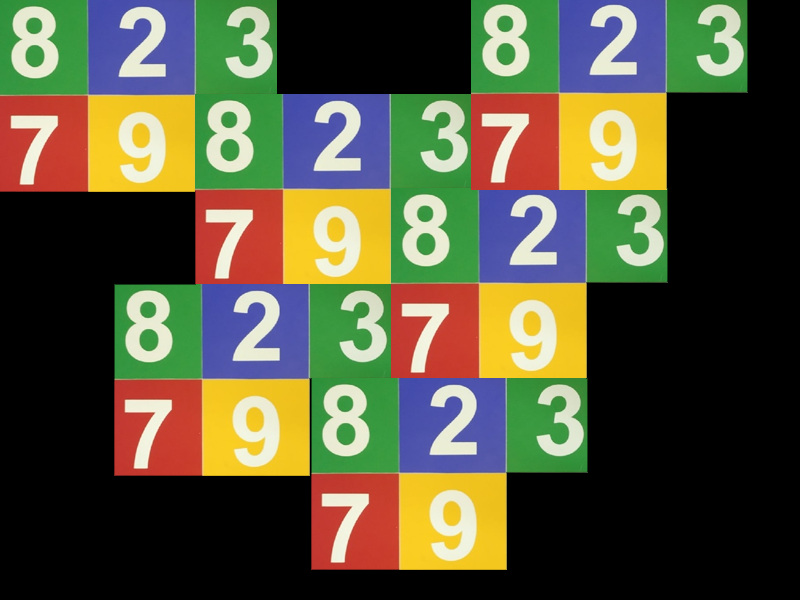
#> input picture train.png, 800 x 600 px
$ jupyter execute --allow-errors numbers.ipynb
#> lines starting #> are read from the running program, lines starting #| are printed output that depends on the picture; after the words box and inside, x2 and y2 are one past the last pixel; in counts of white or black regions, pixels touching at a corner belong together
[cell 1]
import sys

import numpy as np
import cv2

im = cv2.imread('train.png')
#> im is the input picture: shape (600, 800, 3); mean B, G, R 59.6, 84.5, 86.3
im3 = im.copy()
thresh = cv2.inRange(im3, (0, 0, 0), (183, 255, 255))
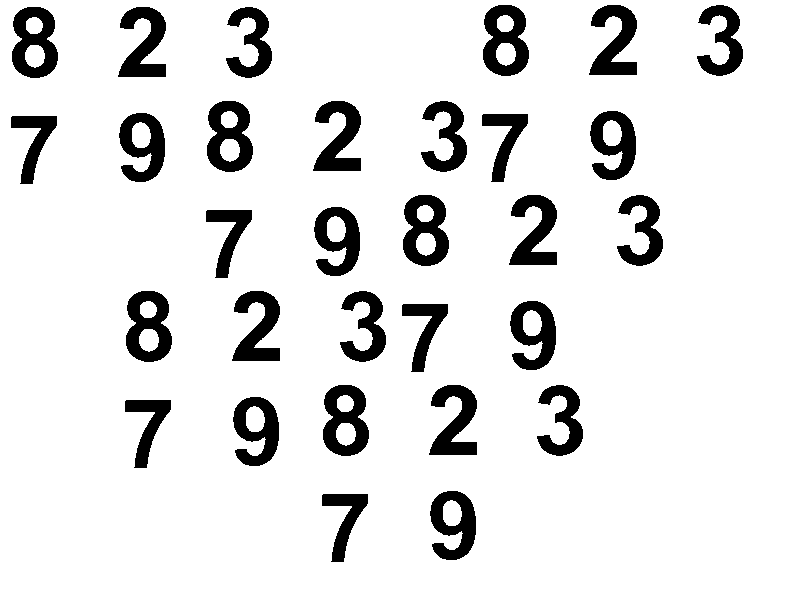
#> thresh: shape (600, 800); 89.2% white; 30 black regions

'''
gray = cv2.cvtColor(im,cv2.COLOR_BGR2GRAY)
blur = cv2.GaussianBlur(gray,(5,5),0)
thresh = cv2.adaptiveThreshold(blur,255,1,1,11,2)
'''
#################      Now finding Contours         ###################

contours,hierarchy = cv2.findContours(thresh,cv2.RETR_LIST,cv2.CHAIN_APPROX_SIMPLE)
#> contours = 49 contours; largest, box (x1, y1, x2, y2) and area: (0, 0, 800, 600) 478601, (322, 384, 370, 457) 2719, (125, 290, 173, 363) 2719, (402, 194, 450, 267) 2719, (206, 100, 254, 173) 2719

samples =  np.empty((0,100))
responses = []
keys = [i for i in range(48,58)]

for cnt in contours:
    if cv2.waitKey(1) == 27:
        break

    if cv2.contourArea(cnt)>500 and cv2.contourArea(cnt)<3000:
        [x,y,w,h] = cv2.boundingRect(cnt)

        if  h>20:
            cv2.rectangle(im,(x,y),(x+w,y+h),(0,0,255),2)
            roi = thresh[y:y+h,x:x+w]
            roismall = cv2.resize(roi,(10,10))
            cv2.imshow('norm',im)
            key = cv2.waitKey(0)

            if key == 27:  # (escape to quit)
                sys.exit()
            elif key in keys:
                responses.append(int(chr(key)))
                sample = roismall.reshape((1,100))
                samples = np.append(samples,sample,0)
#> this loop made 1 pass; (key Esc is pressed on pass 1)
#> after the loop, responses = []

responses = np.array(responses,np.float32)
#> responses = empty array
responses = responses.reshape((responses.size,1))
cv2.destroyAllWindows()
print("training complete")

np.savetxt('generalsamples.data',samples)
np.savetxt('generalresponses.data',responses)
